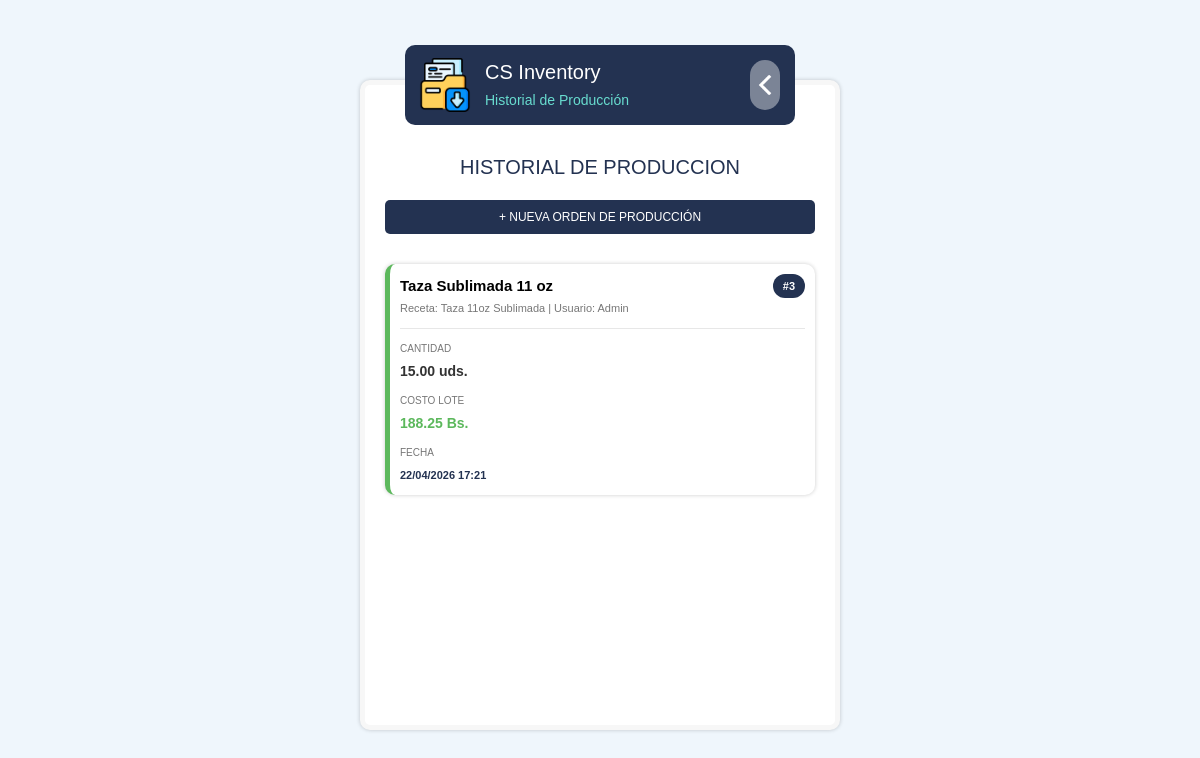
The app's page /control/produccion/c-produccion-list.php (signed in) with its own data.
### tables this page shows
CREATE TABLE `producciones` (
  `idProduccion` int(11) NOT NULL,
  `hashProduccion` varchar(100) NOT NULL,
  `idReceta` int(11) NOT NULL,
  `cantidad_producida` decimal(10,2) NOT NULL,
  `costo_total_lote` decimal(10,2) NOT NULL,
  `fecha_produccion` datetime DEFAULT current_timestamp(),
  `idUsuario` int(11) NOT NULL,
  `estado` text DEFAULT 'Finalizado'
);

CREATE TABLE `productos` (
  `idProducto` int(11) NOT NULL,
  `hashProducto` varchar(64) NOT NULL,
  `nombre` varchar(100) NOT NULL,
  `sku` varchar(50) DEFAULT NULL,
  `unidad_medida` varchar(20) DEFAULT NULL,
  `tipo` enum('Insumo','Producto Final') DEFAULT 'Insumo',
  `estado` tinyint(1) DEFAULT 1,
  `deleted_at` timestamp NULL DEFAULT NULL
);

CREATE TABLE `recetas` (
  `idReceta` int(11) NOT NULL,
  `hashReceta` varchar(64) NOT NULL,
  `nombre_servicio` varchar(100) NOT NULL,
  `costo_operativo_sugerido` decimal(10,2) DEFAULT 0.00,
  `estado` tinyint(1) DEFAULT 1,
  `deleted_at` timestamp NULL DEFAULT NULL,
  `idProductoFinal` int(11) DEFAULT NULL
);

CREATE TABLE `usuario` (
  `idUsuario` int(11) NOT NULL,
  `hashUsuario` varchar(50) DEFAULT NULL,
  `nombre` varchar(100) NOT NULL,
  `username` varchar(100) NOT NULL,
  `pswd` blob NOT NULL,
  `idPerfil` int(11) NOT NULL,
  `estado` enum('Activo','Inactivo') NOT NULL
);

### model/data/DB.php (called while the page is built, shortened)
<?php
class DataBase
{
    private $serverName = "localhost:3306";
    private $user = "root";
    private $pswd = "";
    private $dbName = "creative_spot_db";
    private $link = null;
    private $op = 1;
    public function Open()
    {
        if ($this->link instanceof mysqli) {
            return $this->link;
        }
        if ($this->op === 1) {
            $this->link = mysqli_connect(
                $this->serverName,
                $this->user,
                $this->pswd,
                $this->dbName
            );
            mysqli_set_charset($this->link, "utf8mb4");
        }
        return $this->link;
    }
    public function query(string $sql, string $types = '', array $params = [])
    {
        $link = $this->Open();
        if (!empty($params)) {
            $stmt = mysqli_prepare($link, $sql);
            mysqli_stmt_bind_param($stmt, $types, ...$params);
            mysqli_stmt_execute($stmt);
            $result = mysqli_stmt_get_result($stmt);
            if ($result !== false) {
                return $result;
            }
            return true;
        }
        return mysqli_query($link, $sql);
    }
    public function Execute($_sql)
    {
        return $this->query($_sql);
    }
    public function ContainsData($res)
    {
        if ($res instanceof mysqli_result) {
            return mysqli_num_rows($res) > 0;
        }
        return false;
    }
    public function DataListStructure($_res)
    {
        $ret = [];
        if ($_res instanceof mysqli_result) {
            while ($row = mysqli_fetch_assoc($_res)) {
                $ret[] = $row;
            }
        }
        return $ret;
    }
}
?>

### control/produccion/c-produccion-list.php (called while the page is built, shortened)
<?php
require_once "../../model/RN_Produccion.php";
require_once "../config-app.php";
$oRN_Produccion = new RN_Produccion();
$listaProducciones = $oRN_Produccion->GetList();
$title = "Historial de Produccion";
include_once "../../view/produccion/v-produccion-list.php";
?>

### model/RN_Produccion.php (called while the page is built, shortened)
<?php
require_once "data/Produccion.php";
require_once "data/DB.php";
class RN_Produccion extends DataBase
{
    function GetList()
    {
        $sql = "SELECT p.*, r.nombre_servicio AS nomReceta, u.nombre AS nomUsuario, prod.nombre AS nomProductoFinal
                FROM producciones p
                LEFT JOIN recetas r ON p.idReceta = r.idReceta
                LEFT JOIN usuario u ON p.idUsuario = u.idUsuario
                LEFT JOIN productos prod ON r.idProductoFinal = prod.idProducto
                ORDER BY p.idProduccion DESC";
        $res = $this->Execute($sql);
        $list = array();
        if ($this->ContainsData($res)) {
            $data = $this->DataListStructure($res);
            foreach ($data as $item) {
                $objP = new Produccion(
                    $item["idProduccion"],
                    $item["hashProduccion"],
                    $item["idReceta"],
                    $item["cantidad_producida"],
                    $item["costo_total_lote"],
                    $item["fecha_produccion"],
                    $item["idUsuario"],
                    $item["estado"] ?? 'Finalizado'
                );
                $objP->nomReceta = $item["nomReceta"];
                $objP->nomUsuario = $item["nomUsuario"];
                $objP->nomProductoFinal = $item["nomProductoFinal"];
                $list[] = $objP;
            }
        }
        return $list;
    }
}
?>

### model/data/Produccion.php (called while the page is built, shortened)
<?php
class Produccion {
    function __construct(
        $_idProduccion,
        $_hashProduccion,
        $_idReceta,
        $_cantidad_producida,
        $_costo_total_lote,
        $_fecha_produccion,
        $_idUsuario,
        $_estado = 'Finalizado'
    ) {
        $this->idProduccion = $_idProduccion;
        $this->cantidad_producida = $_cantidad_producida;
        $this->costo_total_lote = $_costo_total_lote;
        $this->fecha_produccion = $_fecha_produccion;
    }
}

### control/config-app.php (called while the page is built, shortened)
<?php
$appTitle = "CS Inventory";
?>

### view/produccion/v-produccion-list.php (the view, shortened to what this page needs)
<?php
$content = "";
if (empty($listaProducciones)) {
    $content = "<div class='x-1' style='text-align:center; padding:50px; color:#999;'>No hay registros de producción aún.</div>";
} else {
    foreach($listaProducciones as $p) {
        $fecha = date("d/m/Y H:i", strtotime($p->fecha_produccion));
        $content .= "
        <div class='x-1 item-produccion'>
            <div class='card' style='border-left: 5px solid #5cb85c;'>
                <div class='card-title'>
                    " . $p->nomProductoFinal . "
                    <span class='badge' style='float:right; background:#233251; color:white;'>#" . $p->idProduccion . "</span>
                </div>
                <div class='card-subtitle' style='color:#777; font-size:11px;'>
                    Receta: " . $p->nomReceta . " | Usuario: " . $p->nomUsuario . "
                </div>
                <div class='separator'></div>
                <div class='x-3'>
                    <div class='data-label'>Cantidad</div>
                    <div class='data-value' style='font-weight:bold; color:#333;'>" . $p->cantidad_producida . " uds.</div>
                </div>
                <div class='x-3'>
                    <div class='data-label'>Costo Lote</div>
                    <div class='data-value' style='color:#5cb85c;'>" . number_format($p->costo_total_lote, 2) . " Bs.</div>
                </div>
                <div class='x-3'>
                    <div class='data-label'>Fecha</div>
                    <div class='data-value' style='font-size:11px;'>" . $fecha . "</div>
                </div>
                <div class='clear'></div>
            </div>
        </div>";
    }
}
?>
<!DOCTYPE HTML>
<html>
<head>
    <link rel='stylesheet' href='../../view/css/main.css' />
</head>
<body>
<div class='ctn-form'>
    <div class='form-header'>
        <div class='ctn-icon'><div class='icon'></div></div>
        <div class='form-title'><?php echo $appTitle; ?></div>
        <div class='form-subtitle'>Historial de Producción</div>
        <a href='../c-panel.php'><div class='btn-back'></div></a>
    </div>
    <div class='form-content'>
        <div class='title' style='margin-bottom:20px;'><?php echo $title ?></div>
        <div class='x-1' style='margin-bottom:20px;'>
            <a href='c-produccion-new.php'>
                <button class='btn-action' style='background:#233251; color:white; border:none; padding:10px; width:100%; cursor:pointer; border-radius:5px;'>
                    + NUEVA ORDEN DE PRODUCCIÓN
                </button>
            </a>
        </div>
        <div id='contenedorProduccion'>
            <?php echo $content ?>
        </div>
    </div>
</div>
</body>
</html>

### view/css/main.css (style rules this page uses)
* { box-sizing: border-box; }
body { margin:0px; border:0px; font-size:62.5%; background: #eff6fc; }
.ctn-form { position: fixed; top:80px; left:calc(50% - 240px); width:480px; height:calc(100% - 150px); background: #ffffff; border:5px solid #f7f7f7; border-radius:10px; box-shadow: 0px 0px 4px rgba(0, 0, 0, 0.2); padding:10px; animation: anim-form 1s linear forwards; }
.form-header { position: absolute; top:-40px; left:40px; height:80px; width:calc(100% - 80px); background: #233251; border-radius:10px; overflow: hidden; padding-left:80px; z-index:1; }
.form-header .ctn-icon { position: absolute; top:10px; left:10px; width:60px; height:60px; border-radius:10px; }
.ctn-icon .icon { position: relative; width:100%; height:100%; background: url('../img/csinventory.png') no-repeat center; background-size: 90%; }
.form-title { position: relative; margin-top:15px; font-family:arial; font-size:20px; line-height:25px; color:#ffffff; }
.form-subtitle { position: relative; margin-top:5px; font-family:arial; font-size:14px; line-height:20px; color:#68dccf; }
.btn-back { position: absolute; top:15px; right:15px; width:30px; height:50px; border-radius:15px; background: rgba(255,255,255,0.4) url('../img/icon/back-white.png') no-repeat center; background-size: 20px; cursor:pointer; }
.form-content { position: relative; width:100%; height:100%; padding:60px 5px 100px 5px; scrollbar-color: #233251 rgba(255, 255, 255, 0.1); scrollbar-width: thin; overflow-x: hidden; overflow-y: auto; }
.x-1, .x-2, .x-4 { margin-bottom:10px; }
.x-1 { position: relative; float:left; width:100%; padding-left:5px; padding-right:5px; }
.x-1:nth-child(odd) { left:-100%; animation: anim-in-left 0.5s 1s linear forwards; }
.x-1:nth-child(even) { right:-100%; animation: anim-in-right 0.5s 1s linear forwards; }
.title { position: relative; margin-bottom:10px; font-family:arial; font-size:20px; line-height:25px; color:#233251; text-align: center; text-transform: uppercase; }
.data-label { margin-top:10px; }
.card { position: relative; margin-top:10px; width:100%; height:auto !important; min-height:60px; background: #ffffff; border-radius:10px; box-shadow: 0px 0px 4px rgba(0, 0, 0, 0.2); padding:10px; font-family:arial; font-size:14px; line-height: 20px; overflow:visible; transition: all 0.3s ease; }
.card-title { display: flex; justify-content: space-between; align-items: center; position: relative; width:100%; float:left; font-family:arial; font-weight:bold; font-size:15px; line-height: 20px; color:#000000; }
.card-subtitle { position: relative; font-family:arial; font-size:14px; line-height: 20px; color:#233251; }
.separator { position: relative; width:100%; height:1px; background: #e7e7e7; margin-top:10px; margin-bottom:10px; }
.badge { display: inline-block; padding: 2px 10px; border-radius: 12px; font-family: arial; font-size: 11px; font-weight: bold; color: #ffffff; text-transform: uppercase; }
.btn-action { flex: 1; text-align: center; padding: 10px; border-radius: 8px; font-family: arial; font-size: 12px; color: white; text-decoration: none; transition: transform 0.2s; }
.data-label { font-size: 10px; color: #777; text-transform: uppercase; margin-bottom: 2px; }
.data-value { font-size: 14px; font-weight: bold; color: #233251; }

### records on screen
producciones: productos.nombre "Taza Sublimada 11 oz", idProduccion "3", idReceta.nombre_servicio "Taza 11oz Sublimada", idUsuario.nombre "Admin", cantidad_producida "15.00", costo_total_lote "188.25", fecha_produccion "22/04/2026 17:21"

### other values on screen
$appTitle "CS Inventory"
$title "HISTORIAL DE PRODUCCION"
